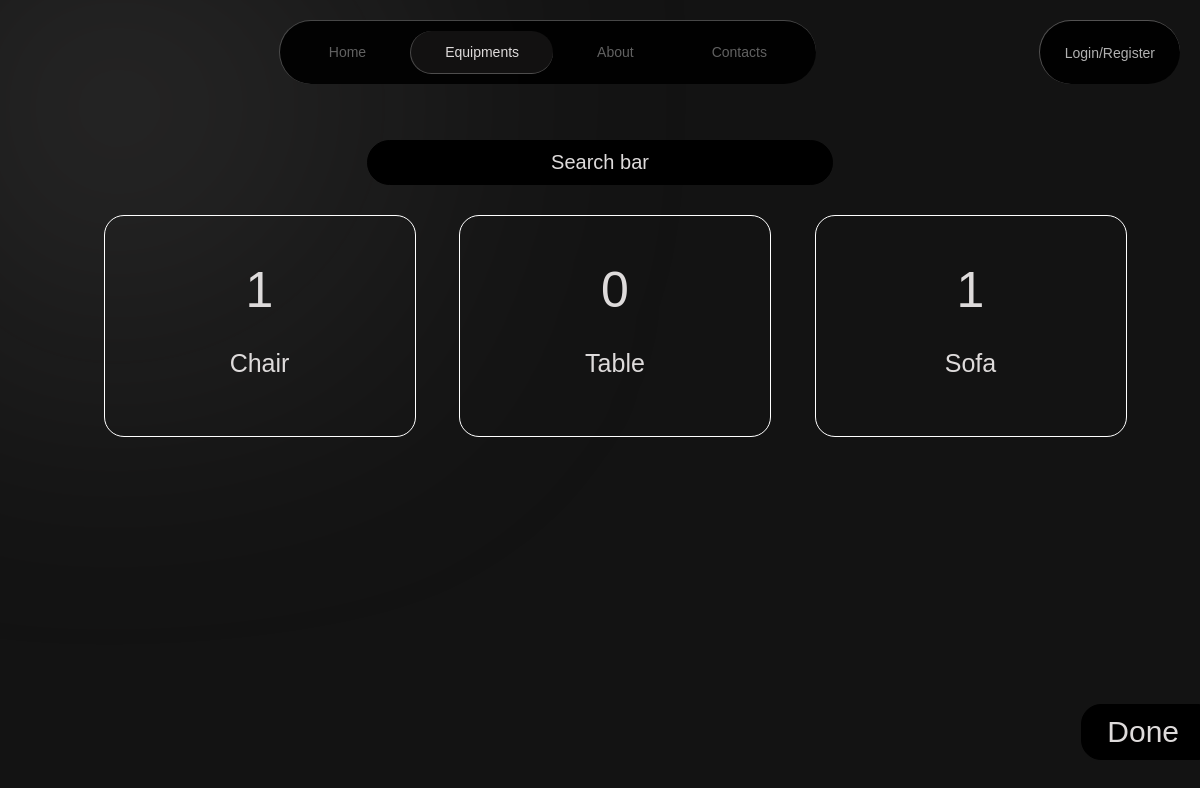
/select_equipment/, run on an earlier commit of the app's database.
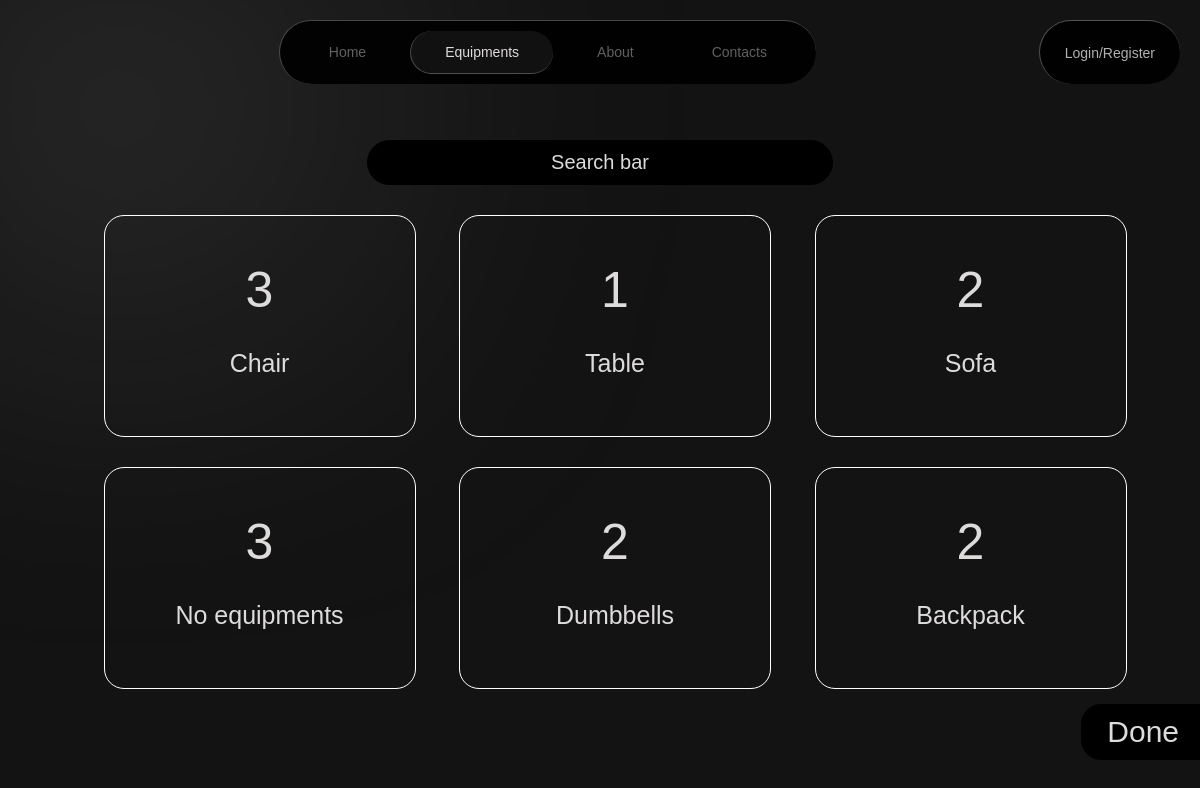
And on a later commit of the database.
### api/models.py (models this page shows)
class Equipment(models.Model):
    name = models.CharField(max_length = 30)
    def __str__(self):
        return self.name

### api/views.py (the view)
# urls.py: path("select_equipment/", views.equipment_selection, name="select_equipment"),
@csrf_protect
def equipment_selection(request):
    if request.method == 'POST':
        ids = list(request.POST.keys())[1:] # Remove blurbar and fix this.
        selected_equipments = Equipment.objects.filter(id__in = ids)
        workouts = Workout.objects.filter(equipment__in = selected_equipments)
        request.session['workout_ids'] = list(workouts.values_list("id", flat=True))
        return redirect("home")
    equipments = Equipment.objects.prefetch_related()
    context = {"equipments": equipments}
    return render(request, 'api/select_equipment.html', context)

### api/templates/api/select_equipment.html (shortened to what this page needs)
{% extends "main.html" %}
{% block content %}
{% load static %}
    <link rel="stylesheet" href="{% static 'api/select_equipment.css' %}">
    <center><div id="search_bar">Search bar</div></center>
    <form method="post" action="/select_equipment/">
    <div id="equipement_container">
        {% for equipment in equipments %}
        <label for="{{equipment.id}}" class="equipment_cards">
        <center>
        <div class="equipment_count">
            {{equipment.workouts.count}}
        </div>
        <div class="equipment_name">
            {{equipment}}
        </div>
        </center>
        </label>
        {% empty %}
        <div>
            No records exists
        </div>
        {% endfor %}
    </div>
    <button type = "submit" id="donebtn">Done</button>
    </form>
{% endblock %}

### templates/main.html
<!DOCTYPE html>
<html>
<head></head>
<body>
    {% include 'navbar.html' %}
    <br>
    {% block content %}
    {% endblock %}
</body>
</html>

### templates/navbar.html
{% load static %}
<!DOCTYPE html>
<html>
<head>
    <link rel="stylesheet" href="{% static 'navbar.css' %}">
</head>
<body>
    <div id="nav_container">
        <div id="logo_block" class="nav_part">
        </div>
        <div id="nav_items" class="nav_part">
            <div class="{% if request.resolver_match.url_name == 'home' %}active{% else %}nav_item{% endif %}" onclick="window.location.href=`{% url 'home' %}`">Home</div>
            <div class="{% if request.resolver_match.url_name == 'select_equipment' %}active{% else %}nav_item{% endif %}" onclick="window.location.href=`{% url 'select_equipment' %}`">Equipments</div>
            <div class="{% if request.resolver_match.url_name == 'about' %}active{% else %}nav_item{% endif %}" id="about">About</div>
            <div class="{% if request.resolver_match.url_name == 'contacts' %}active{% else %}nav_item{% endif %}">Contacts</div>
        </div>
        <div id="login_logout" class="nav_part">
            <div>
            Login/Register
            </div>
        </div>
    </div>
</body>
</html>

### static/navbar.css (style rules this page uses)
body { margin:20px; font-family:sans-serif; font-size:14px; background: #131313; }
body::before { content: ""; position: absolute; top: 0; left: 0; width: 30%; height: 35%; background: radial-gradient( circle at left top, rgba(179, 177, 177, 0.705), transparent 90% ); filter: blur(160px); z-index: -1; }
#nav_container { display:flex; justify-content: space-between; flex-wrap:wrap; z-index: 10; margin-bottom:40px; }
#nav_items { z-index: 10; display:flex; justify-content: space-between; border-left: rgba(75, 75, 75) 1px solid; border-top:rgba(71, 71, 71) 1px solid; padding:10px; background-color: rgba(0, 0, 0, 0.909); color: rgba(123, 123, 123, 0.79); border-radius: 40px; }
.nav_item { padding: 13px; padding-left:34px; padding-right:34px; transition: 0.3s; border-radius: 40px; margin-left:5px; margin-right:5px; }
#logo_block { padding:18px; display:hidden; }
#login_logout { z-index: 10; display: flex; padding:5px; border-left: rgb(82, 81, 81) 1px solid; border-top:rgb(83, 82, 82) 1px solid; background-color: rgba(0, 0, 0, 0.909); color: rgba(224, 224, 224, 0.79); border-radius: 40px; transition: 0.3s ease; justify-content: center; }
#login_logout div { padding:10px; align-content: center; border-radius:40px; padding-left:20px; padding-right:20px; }
#about { padding-left:34px; padding-right:34px; }
.active { padding: 13px; padding-left:34px; padding-right:34px; transition: 0.3s; border-radius: 40px; background-color:rgb(18, 17, 17) ; border-left: 1px rgb(73, 72, 72) solid; border-bottom: 1px rgb(78, 77, 77) solid; margin-left:5px; margin-right:5px; color:rgb(222, 219, 219); }

### api/static/api/select_equipment.css (style rules this page uses)
#search_bar { font-family: Arial, Helvetica, sans-serif; color:rgb(222, 219, 219); font-size: 20px; border:1px solid black; width:40%; padding-top:10px; padding-bottom:10px; border-radius:30px; background-color:black; }
.equipment_cards { border:1px solid white; padding:20px; width:25%; margin-bottom:30px; margin-left:30px; height:180px; border-radius:20px; transition: box-shadow 0.3s; }
#equipement_container { margin:30px; display:flex; flex-direction: row; margin-left:40px; margin-right:40px; justify-content: space-evenly; flex-wrap:wrap; }
.equipment_name { margin-top:30px; font-family: sans-serif; font-size:25px; color:rgb(222, 219, 219); transition: 0.3s; }
.equipment_count { color:rgb(222, 219, 219); font-size:50px; margin-top:25px; transition: 0.3s; }
#donebtn { position:fixed; right:0; bottom:5%; padding:10px; font-size:30px; padding-left:25px; padding-right:20px; border-top-left-radius: 20px; border-bottom-left-radius: 20px; border:1px black solid; background-color: black; color:rgb(222, 219, 219); transition:0.3s; }

What changed in the data, as far as the page shows it:
computed for Equipment "Chair": workouts.count "1" → "3"
computed for Equipment "Table": workouts.count "0" → "1"
computed for Equipment "Sofa": workouts.count "1" → "2"
added Equipment: workouts.count "3", name "No equipments"
added Equipment: workouts.count "2", name "Dumbbells"
added Equipment: workouts.count "2", name "Backpack"
